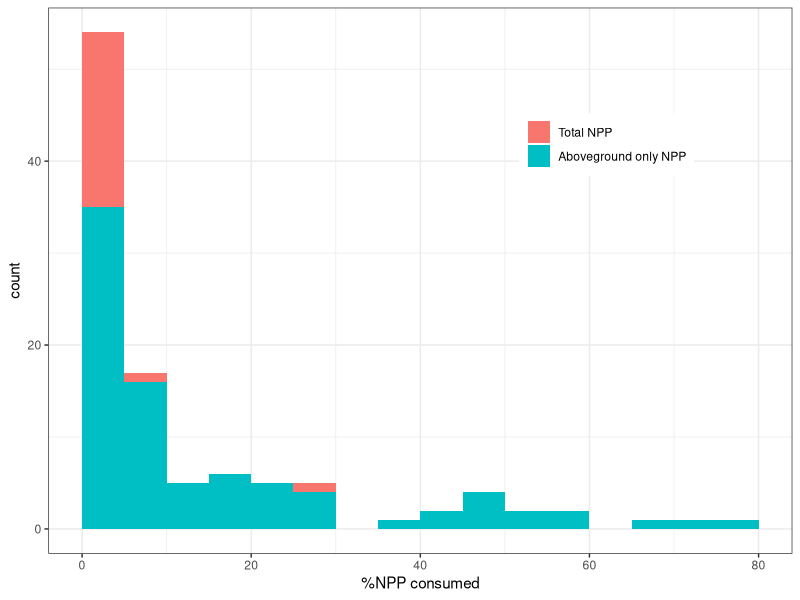
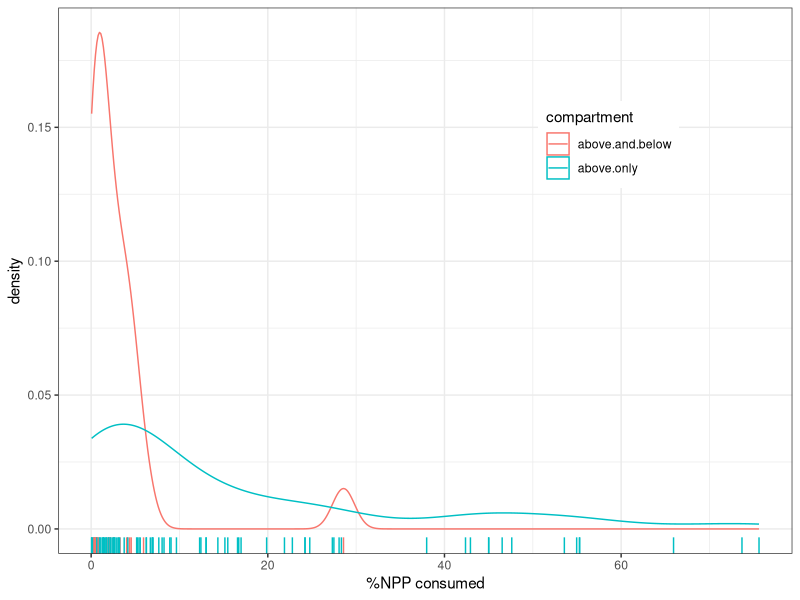
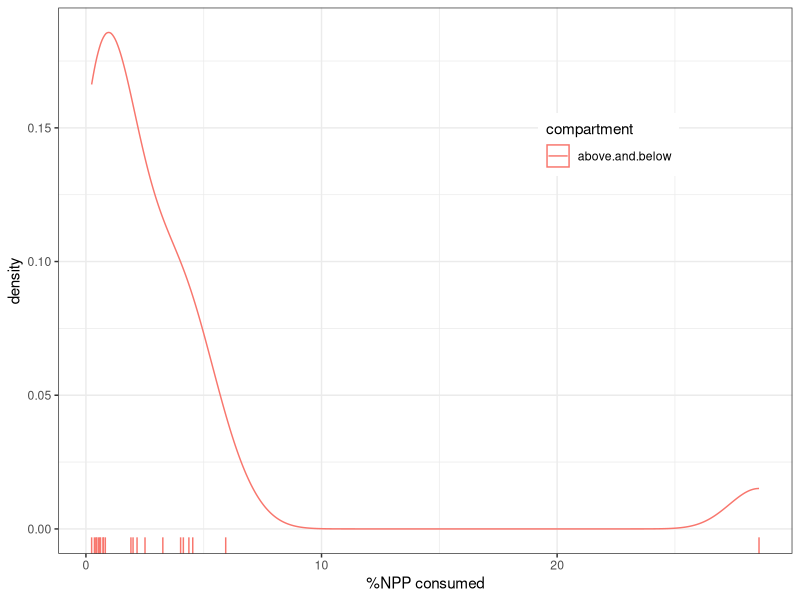

The R script that drew these images, in order:
# Summarize Cebrian and  Latigue (2004) review of biomass consumption by animals
# 29/07-2021 Rasmus Ø Pedersen

# Load libraries
library(tidyverse)

# Load data
consumption <- read_tsv("data/consumption_CebrianLatigue2004.txt", na = ".")

# Filter for terrestrial ecosystems
consumption$`ecosystem type` %>% table(useNA = "a")
consumption <- consumption %>% filter(`ecosystem type` == "terrestrial")

# Filter for places with known %NPP consumped
consumption <- consumption %>% filter(!is.na(`%NPP consumed`))

# Table communities
consumption$`community type` %>% table

# Look at the numbers
consumption$`%NPP consumed` %>% summary

# Sort for above, below or both
any(str_detect(consumption$reference, "\\*\\*"))
consumption$compartment <- ifelse(str_detect(consumption$reference, "\\*"), "above.and.below", "above.only")

# Summarise consumption by strata
consumption %>% 
  group_by(compartment) %>% 
  summarise(med = median(`%NPP consumed`),
            q75 = quantile(`%NPP consumed`, 0.75),
            min = min(`%NPP consumed`),
            max = max(`%NPP consumed`),
            n = n())

# Make a histogram of the data
ggplot(consumption, aes(`%NPP consumed`, fill = compartment)) +
  geom_histogram(breaks = seq(0,80,5)) +
  theme_bw() +
  scale_fill_discrete(name = NULL, labels = c("Total NPP", "Aboveground only NPP")) +
  theme(legend.position = c(.75, .75))

# Make a density plot of the dat
ggplot(consumption, aes(`%NPP consumed`, color = compartment)) +
  geom_density() +
  theme_bw() +
  geom_rug() +
  scale_fill_discrete(name = NULL, labels = c("Total NPP", "Aboveground only NPP")) +
  theme(legend.position = c(.75, .75))

# Above only density plot
ggplot(consumption %>% filter(compartment == "above.and.below"), aes(`%NPP consumed`, color = compartment)) +
  geom_density() +
  theme_bw() +
  geom_rug() +
  scale_fill_discrete(name = NULL, labels = c("Total NPP", "Aboveground only NPP")) +
  theme(legend.position = c(.75, .75))

# Summarise above only data
consumption %>% 
  filter(compartment == "above.and.below") %>%
  summarise(min = min(`%NPP consumed`),
            q025 = quantile(`%NPP consumed`, 0.025),
            q25 = quantile(`%NPP consumed`, 0.25),
            mean = mean(`%NPP consumed`),
            med = median(`%NPP consumed`),
            q75 = quantile(`%NPP consumed`, 0.75),
            q975 = quantile(`%NPP consumed`, 0.975),
            max = max(`%NPP consumed`),
            n = n()) %>% 
  signif(2)

